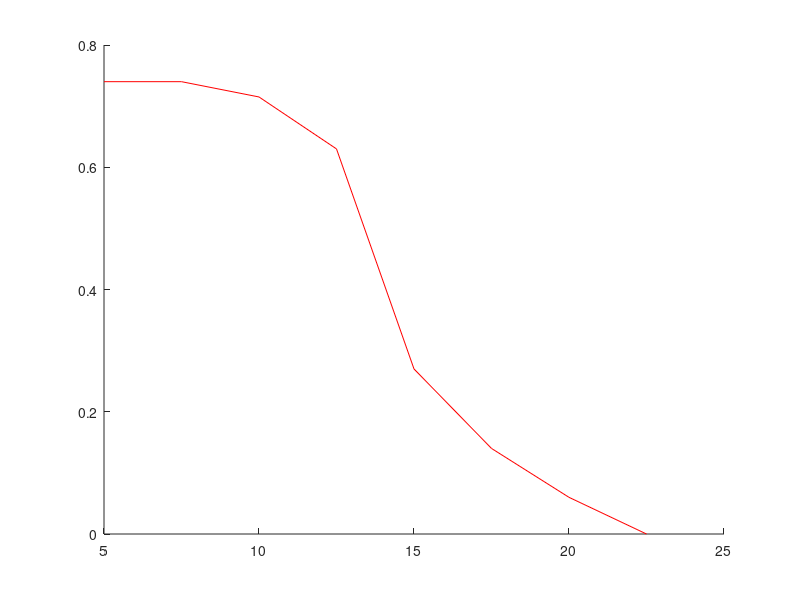

Reproduce this figure in MATLAB. (Note: this script raises an error after producing the figure.)
clear all;

params.R = [0.15;35];%[0.0250;35];
params.C = [4.02e-07;1.8300e-07];
params.W = 9.8960e+05;%dummie nesse caso
params.miEnv = 1.2566e-06;

%valor de referência
ref_eff = [0.74, 0.74, 0.715, 0.63, 0.27, 0.14, 0.06, 0];
ref_dist = [5, 7.50, 10.00, 12.5, 15.0, 17.5, 20.0, 22.5];

hold on;
plot(ref_dist,ref_eff,'r');

[t_TX, BC_TX1, BC_TX2, t_RX, CC_RX, t_W, W] = simulate_STEIN();
%convertendo tempo em distância
d_TX = ((1000-t_TX)*5 + 30*t_TX)/1000;
d_RX = ((1000-t_RX)*5 + 30*t_RX)/1000;

eff_list = [];

raio = 50;

sBC_TX1 = zeros(length(BC_TX1),1);
sBC_TX2 = zeros(length(BC_TX2),1);
sCC_RX = zeros(length(CC_RX),1);

for i=1:length(BC_TX1)
	i0 = max(1,i-raio);
	i1 = min(length(BC_TX1),i+raio);
	sBC_TX1(i) = mean(BC_TX1(i0:i1));
	sBC_TX2(i) = mean(BC_TX2(i0:i1));
end

for i=1:length(CC_RX)
	i0 = max(1,i-raio);
	i1 = min(length(CC_RX),i+raio);
	sCC_RX(i) = mean(CC_RX(i0:i1));
end

m = min(length(t_TX),length(t_RX));
sCC_RX = sCC_RX(ceil(linspace(1,length(sCC_RX), m)));
sBC_TX1 = sBC_TX1(ceil(linspace(1,length(sBC_TX1), m)));
sBC_TX2 = sBC_TX2(ceil(linspace(1,length(sBC_TX2), m)));

eff = abs(params.R(2).*sCC_RX.^2)./(abs(params.R(1).*sBC_TX1.^2)+abs(params.R(1).*sBC_TX2.^2)+abs(params.R(2).*sCC_RX.^2));


plot(linspace(5,30,length(eff)),eff,'b');
figure;
plot(t_W,W);
